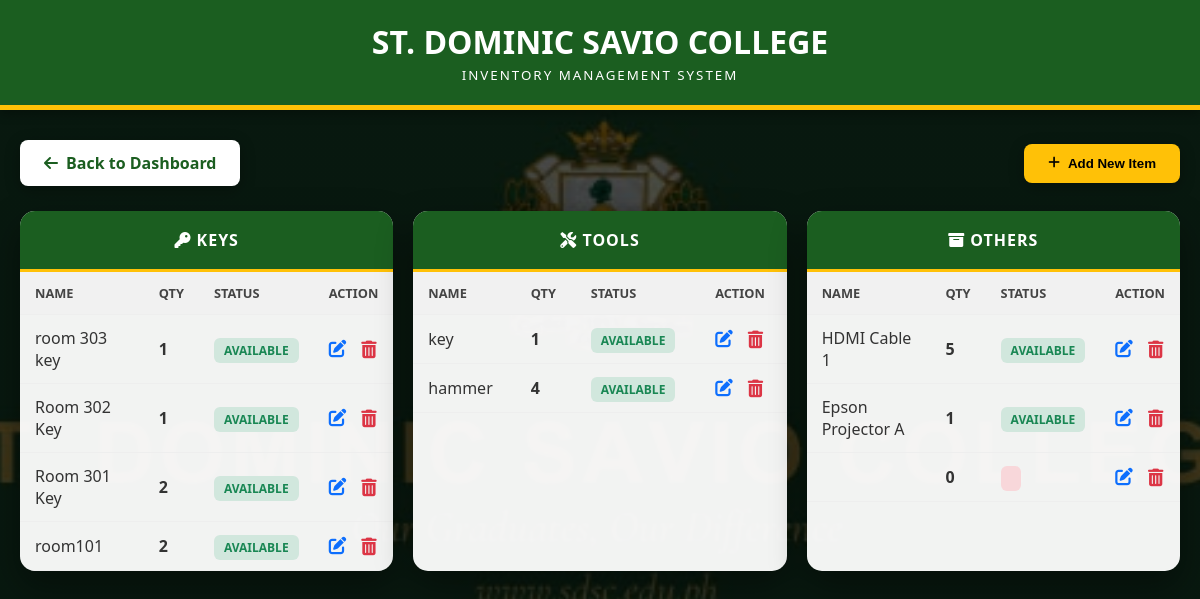
Page /inventory.php (signed in) on the committed database.
### tables this page shows
CREATE TABLE `equipment` (
  `id` int(11) NOT NULL,
  `item_name` varchar(255) NOT NULL,
  `category` varchar(255) NOT NULL,
  `quantity` int(11) NOT NULL,
  `status` varchar(255) NOT NULL,
  `item_condition` enum('Good Condition','Under Maintenance','Lost') DEFAULT 'Good Condition',
  `date_borrowed` datetime DEFAULT NULL,
  `date_returned` datetime DEFAULT NULL
);

### inventory.php (the view, shortened to what this page needs)
<?php
$conn = mysqli_connect("localhost", "root", "", "sdsc_db");
$keys_result = mysqli_query($conn, "SELECT * FROM equipment WHERE category = 'Key' ORDER BY id DESC");
$tools_result = mysqli_query($conn, "SELECT * FROM equipment WHERE category = 'Tool' ORDER BY id DESC");
$others_result = mysqli_query($conn, "SELECT * FROM equipment WHERE category NOT IN ('Key', 'Tool') ORDER BY id DESC");
?>
<!DOCTYPE html>
<html lang="en">
<head>
    <link rel="stylesheet" href="https://cdnjs.cloudflare.com/ajax/libs/font-awesome/6.0.0/css/all.min.css">
</head>
<body>
    <div class="header-top">
        <h1 style="margin:0;">ST. DOMINIC SAVIO COLLEGE</h1>
        <small style="letter-spacing: 2px;">INVENTORY MANAGEMENT SYSTEM</small>
    </div>
    <div class="top-bar">
        <a href="dashboard.php" class="btn btn-back"><i class="fa-solid fa-arrow-left"></i> Back to Dashboard</a>
        <button class="btn btn-add" onclick="openAddModal()"><i class="fa-solid fa-plus"></i> Add New Item</button>
    </div>
    <div class="inventory-grid">
        <?php
        $sections = [
            ['title' => 'KEYS', 'icon' => 'fa-key', 'data' => $keys_result],
            ['title' => 'TOOLS', 'icon' => 'fa-screwdriver-wrench', 'data' => $tools_result],
            ['title' => 'OTHERS', 'icon' => 'fa-box-archive', 'data' => $others_result]
        ];
        foreach ($sections as $sec): ?>
        <div class="column">
            <div class="column-header"><i class="fa-solid <?php echo $sec['icon']; ?>"></i> <?php echo $sec['title']; ?></div>
            <table>
                <thead><tr><th>Name</th><th>Qty</th><th>Status</th><th>Action</th></tr></thead>
                <tbody>
                    <?php while($row = mysqli_fetch_assoc($sec['data'])): ?>
                    <tr>
                        <td><?php echo htmlspecialchars($row['item_name']); ?></td>
                        <td><strong><?php echo $row['quantity']; ?></strong></td>
                        <td><span class="status-pill <?php echo (strtolower($row['status'])=='available')?'status-available':'status-borrowed'; ?>"><?php echo $row['status']; ?></span></td>
                        <td>
                            <div class="action-links">
                                <button class="edit-link" onclick='openEditModal(<?php echo json_encode($row); ?>)'>
                                    <i class="fa-solid fa-pen-to-square"></i>
                                </button>
                                <a href="inventory.php?delete_id=<?php echo $row['id']; ?>" class="delete-link" onclick="return confirm('Are you sure you want to delete this?')">
                                    <i class="fa-solid fa-trash-can"></i>
                                </a>
                            </div>
                        </td>
                    </tr>
                    <?php endwhile; ?>
                </tbody>
            </table>
        </div>
        <?php endforeach; ?>
    </div>
</body>
</html>

### inventory.php (style rules this page uses)
:root { --primary-green: #1b5e20; --dark-green: #0d3b11; --accent-yellow: #ffc107; --danger-red: #dc3545; --info-blue: #0dcaf0; }
body { font-family: 'Segoe UI', sans-serif; margin: 0; padding: 20px; background-image: linear-gradient(rgba(0, 0, 0, 0.7), rgba(0, 0, 0, 0.7)), url('SDSC.SCHOOL.jpg'); background-size: cover; background-repeat: no-repeat; background-position: center center; background-attachment: fixed; color: #333; }
.header-top { background: var(--primary-green); color: white; padding: 20px; text-align: center; margin: -20px -20px 30px -20px; border-bottom: 5px solid var(--accent-yellow); box-shadow: 0 4px 10px rgba(0,0,0,0.3); }
.top-bar { display: flex; justify-content: space-between; align-items: center; margin-bottom: 25px; max-width: 1200px; margin-left: auto; margin-right: auto; }
.btn { padding: 12px 24px; border-radius: 8px; text-decoration: none; font-weight: bold; border: none; cursor: pointer; display: flex; align-items: center; gap: 8px; transition: 0.3s; box-shadow: 0 4px 15px rgba(0,0,0,0.3); }
.btn-back { background: white; color: var(--primary-green); }
.btn-add { background: var(--accent-yellow); color: #000; }
.inventory-grid { display: flex; gap: 20px; flex-wrap: wrap; justify-content: center; max-width: 1300px; margin: 0 auto; }
.column { flex: 1; min-width: 350px; background: rgba(255, 255, 255, 0.95); border-radius: 15px; overflow: hidden; box-shadow: 0 15px 35px rgba(0,0,0,0.4); }
.column-header { background: var(--primary-green); color: white; padding: 18px; text-align: center; font-weight: bold; letter-spacing: 1px; border-bottom: 3px solid var(--accent-yellow); }
table { width: 100%; border-collapse: collapse; }
th, td { padding: 12px 15px; text-align: left; border-bottom: 1px solid #eee; }
th { background: #f1f1f1; color: #444; font-size: 0.8em; text-transform: uppercase; }
.status-pill { padding: 4px 10px; border-radius: 6px; font-size: 0.75em; font-weight: bold; text-transform: uppercase; }
.status-available { background: #d1e7dd; color: #198754; }
.status-borrowed { background: #f8d7da; color: #dc3545; }
.action-links { display: flex; gap: 15px; }
.delete-link { color: var(--danger-red); font-size: 1.1em; transition: 0.2s; cursor: pointer; }
.edit-link { color: #0d6efd; font-size: 1.1em; transition: 0.2s; cursor: pointer; border: none; background: none; padding: 0; }

### rows in the picture
equipment: item_name "room 303 key", quantity "1", status "AVAILABLE"
equipment: item_name "Room 302 Key", quantity "1", status "AVAILABLE"
equipment: item_name "Room 301 Key", quantity "2", status "AVAILABLE"
equipment: item_name "room101", quantity "2", status "AVAILABLE"
equipment: item_name "key", quantity "1", status "AVAILABLE"
equipment: item_name "hammer", quantity "4", status "AVAILABLE"
equipment: item_name "HDMI Cable 1", quantity "5", status "AVAILABLE"
equipment: item_name "Epson Projector A", quantity "1", status "AVAILABLE"
equipment: quantity "0"

### other values in the picture
$sec['title'] "KEYS"
$sec['title'] "TOOLS"
$sec['title'] "OTHERS"
